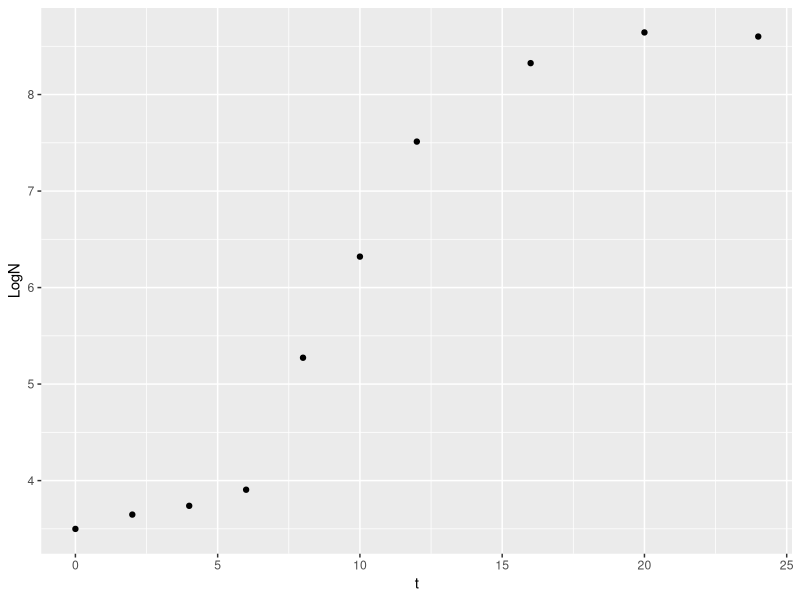
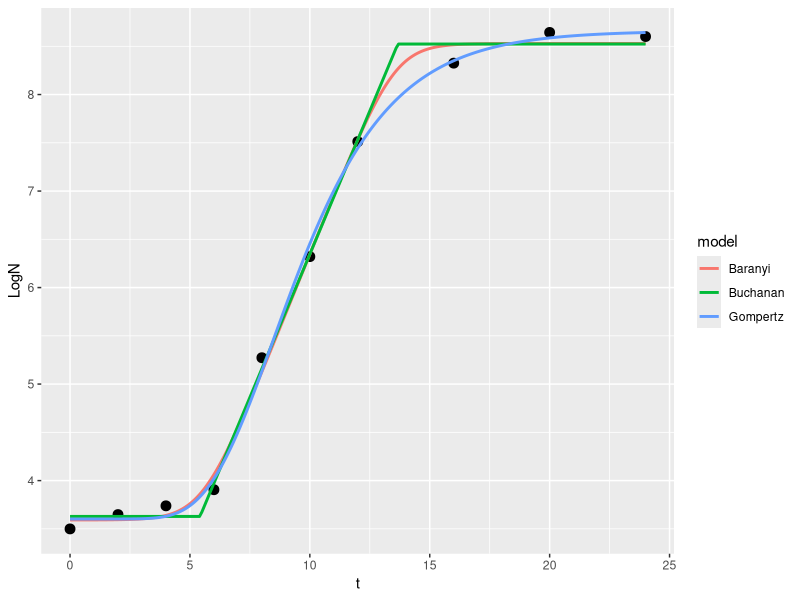

Recreate these plots in R, in order.
library(ggplot2)
library(minpack.lm)

time<-c(0,2,4,6,8,10,12,16,20,24) ## timepoints, in hours
log_cells<-c(3.62, 3.62, 3.63, 4.14, 5.23, 6.27, 7.57, 8.38, 8.70, 8.69) # logged cell counts - more on this below
set.seed(1234) ## set seed to ensure you always get the same random seq if fluctuates
data<-data.frame(time, log_cells+rnorm(length(time), sd=.1)) ## add some random error
names(data)<-c("t", "LogN")

ggplot(data, aes(x=t, y=LogN))+geom_point()
baranyi_model<-function(t, r_max, N_max, N_0, t_lag){ ## bayanyi model (Baranyi 1993)
  return(N_max+log10((-1+exp(r_max*t_lag) +exp(r_max*t))/(exp(r_max*t)-1 +exp(r_max*t_lag) *10^(N_max-N_0))))
}

buchanan_model<-function(t, r_max, N_max, N_0, t_lag){ ## Buchanan model -- three phase logistic (Buchanan 1997)
  return(N_0+(t>=t_lag) * (t<=(t_lag+(N_max-N_0)*log(10)/r_max)) *r_max*(t-t_lag)/log(10) +(t>=t_lag) * (t>(t_lag+(N_max-N_0)*log(10)/r_max)) * (N_max-N_0))
}

gompertz_model<-function(t, r_max, N_max, N_0, t_lag){ ## Modified gompertz growth model (Zwietering 1990)
  return(N_0 + (N_max-N_0) * exp(-exp(r_max * exp(1) * (t_lag-t)/((N_max-N_0) *log(10))+1)))
}

N_0_start<-min(data$LogN)
N_max_start<-max(data$LogN)
t_lag_start<-data$t[which.max(diff(diff(data$LogN)))]
r_max_start<-max(diff(data$LogN))/mean(diff(data$t))

fit_baranyi<-nlsLM(data$LogN~baranyi_model(t=t, r_max, N_max, N_0, t_lag), data, list(t_lag=t_lag_start, r_max=r_max_start, N_0=N_0_start, N_max=N_max_start))
fit_buchanan<-nlsLM(data$LogN~buchanan_model(t=t, r_max, N_max, N_0, t_lag), data, list(t_lag=t_lag_start, r_max=r_max_start, N_0=N_0_start, N_max=N_max_start))
fit_gompertz<-nlsLM(data$LogN~gompertz_model(t=t, r_max, N_max, N_0, t_lag), data, list(t_lag=t_lag_start, r_max=r_max_start, N_0=N_0_start, N_max=N_max_start))

summary(fit_baranyi)
summary(fit_buchanan)
summary(fit_gompertz)

timepoints<-seq(0,24,.1)
baranyi_points<-baranyi_model(t=timepoints, r_max = coef(fit_baranyi)["r_max"], N_max = coef(fit_baranyi)["N_max"], N_0 = coef(fit_baranyi)["N_0"], t_lag = coef(fit_baranyi)["t_lag"])
buchanan_points<-buchanan_model(t=timepoints, r_max = coef(fit_buchanan)["r_max"], N_max = coef(fit_buchanan)["N_max"], N_0 = coef(fit_buchanan)["N_0"], t_lag = coef(fit_buchanan)["t_lag"])
gompertz_points<-gompertz_model(t=timepoints, r_max = coef(fit_gompertz)["r_max"], N_max = coef(fit_gompertz)["N_max"], N_0 = coef(fit_gompertz)["N_0"], t_lag = coef(fit_gompertz)["t_lag"])

df1<-data.frame(timepoints, baranyi_points)
df1$model<-"Baranyi"
names(df1)<-c("t","LogN","model")
df2<-data.frame(timepoints, buchanan_points)
df2$model<-"Buchanan"
names(df2)<-c("t","LogN","model")
df3<-data.frame(timepoints, gompertz_points)
df3$model<-"Gompertz"
names(df3)<-c("t","LogN","model")

model_frame<-rbind(df1, df2, df3)
ggplot(data, aes(x=t, y=LogN))+
  geom_point(size=3)+
  geom_line(data=model_frame, aes(x=t, y=LogN, col=model), size=1)
